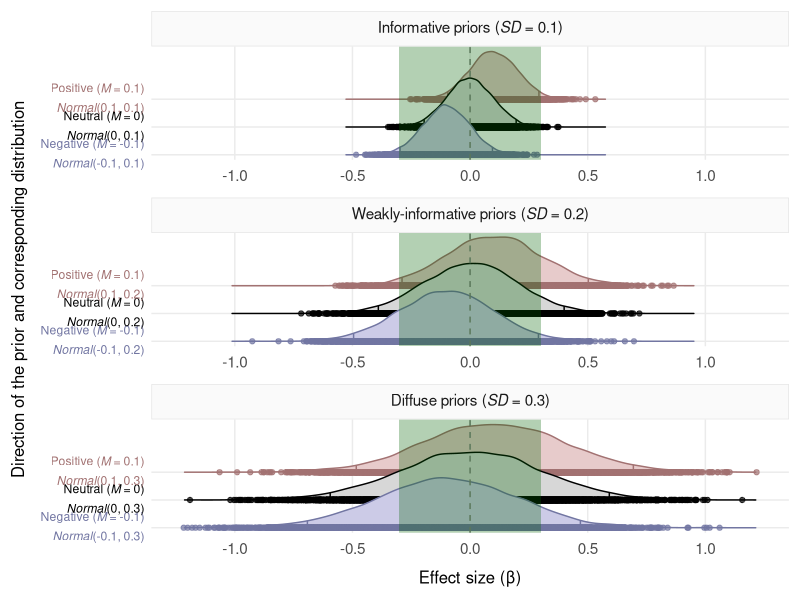

Source code (R):


# Priors used in the Bayesian analyses


library(dplyr)
library(ggplot2)
library(ggridges)
library(ggtext)

# Set seed number to ensure exact reproducibility 
# of the random distributions
set.seed(123)


# Background

# The priors below were established by inspecting the effect sizes obtained
# in previous studies as well as the effect sizes obtained in our 
# frequentist analyses of the present studies, which are contained in the 
# present project. These sources revealed highly-similar ranges. The 
# previous studies that were considered were selected because they 
# implemented experimental experimental paradigms and analytical procedures 
# similar to those used in the current studies. The paradigms were lexical 
# decision, semantic decision or semantic priming with a lexical decision 
# task. The analytical procedures consisted of the z-scoring of the 
# dependent and the independent variables. Two studies matched these 
# characteristics:
# -- Pexman and Yap (2018, Tables 6 and 7, https://doi.org/10.1037/xlm0000499s)
# -- Lim et al. (2020, Table 5, https://doi.org/10.1177/1747021820906566)
# These studies and the frequentist analyses contained in the present 
# project yielded effect sizes smaller than ±0.30. The bounds of this 
# range were determined by determined by the results from Pexman and Yap 
# (2018), who found a word-concreteness effect of β = 0.41 in the 
# concrete-words analysis, and an effect of β = 0.20 in the abstract-words 
# analysis. Since we did not separate abstract from concrete words, we 
# averaged the former values, and set -0.30 as the lower bound, and 0.30 
# as the upper bound.

# Direction of effects

# The sources used to determine the effect size range also revealed that 
# some effects consistently presented a negative direction (e.g., word 
# frequency), whereas some other effects were consistently positive 
# (e.g., number of letters and interstimulus interval). We incorporated 
# direction information into the priors in cases of very consistent 
# patterns, whereas most priors were non-directional. For instance, we 
# did not incorporate information about the direction of the word 
# concreteness effect, as it can vary within various sections of the 
# data (Pexman & Yap, 2018). Some previous studies have integrated 
# effect direction in some priors (Stone et al., 2021, 
# https://doi.org/10.1080/23273798.2021.1921816), but most have not
# (Pregla et al., 2021, https://doi.org/10.1016/j.bandl.2021.105008; 
# Rodríguez-Ferreiro et al., 2020, https://doi.org/10.7717/peerj.9511; 
# Stone et al., 2020, https://doi.org/10.7717/peerj.10438).

# Prior predictive checks

# The range of priors established on this basis consisted of an 
# informative prior (SD = 0.1), a weakly-informative prior 
# (SD = 0.2) and a diffuse prior (SD = 0.3). The adequacy of each 
# of these priors was tested by means of prior predictive checks 
# (see 'bayesian_analysis' folder in each study). The results of 
# these checks suggested that these priors were adequate and that 
# an ex-gaussian distribution should be applied in the models, 
# converging with the findings of Rodríguez-Ferreiro et al. (2020; 
# see supplementary materials via https://doi.org/10.7717/peerj.9511).

# The present range of priors broadly resembles the priors used in 
# previous psycholinguistic studies (Pregla et al., 2021, 
# https://doi.org/10.1016/j.bandl.2021.105008; Stone et al., 2020, 
# https://doi.org/10.7717/peerj.10438; Stone et al., 2021, 
# https://doi.org/10.1080/23273798.2021.1921816). For instance, 
# Stone et al.'s (2020) priors were: Normal(0, 0.1), Normal(0, 0.3) 
# and Normal(0, 1). 

# Prior-sensitivity analyses

# The results based on each of these priors were compared, in the main 
# analyses, to acknowledge the well-known influence of priors on 
# results (Lee & Wagenmakers, 2014, https://doi.org/10.1017/CBO9781139087759; 
# Stone et al., 2020, https://doi.org/10.7717/peerj.10438). These 
# priors were formed of an informative one, a weakly-informative one 
# and a diffuse one. These three types of priors were run in separate 
# models. Thus, in each model, all priors had the same degree of 
# informativeness (for similar approaches, see Pregla et al., 2021, 
# https://doi.org/10.1016/j.bandl.2021.105008; Rodríguez-Ferreiro et 
# al., 2020, https://doi.org/10.7717/peerj.9511; Stone et al., 2020, 
# https://doi.org/10.7717/peerj.10438; Stone et al., 2021, 
# https://doi.org/10.1080/23273798.2021.1921816).

####################################################################


# This code

# The code below plots all our types of priors. Each distribution 
# contains 10,000 simulations, resulting in 90,000 rows.

# The green vertical rectangle shows the range of plausible effect 
# sizes based on previous studies that applied a similar analysis 
# (Lim et al., 2020, https://doi.org/10.1177/1747021820906566; 
# Pexman & Yap, 2018, https://doi.org/10.1037/xlm0000499) as 
# well as on the frequentist analyses of the current data.


priors = data.frame(
  
  informativeness = 
    as.factor(c(rep('Informative priors (*SD* = 0.1)', 30000),
                rep('Weakly-informative priors (*SD* = 0.2)', 30000),
                rep('Diffuse priors (*SD* = 0.3)', 30000))), 
  
  direction = as.factor(c(rep('negative', 10000), 
                          rep('neutral', 10000),
                          rep('positive', 10000),
                          rep('negative', 10000), 
                          rep('neutral', 10000),
                          rep('positive', 10000),
                          rep('negative', 10000), 
                          rep('neutral', 10000),
                          rep('positive', 10000))),
  
  direction_and_distribution = 
    as.factor(c(rep('Negative (*M* = -0.1)<br>*Normal*(-0.1, 0.1)', 10000), 
                rep('Neutral (*M* = 0)<br>*Normal*(0, 0.1)', 10000),
                rep('Positive (*M* = 0.1)<br>*Normal*(0.1, 0.1)', 10000),
                rep('Negative (*M* = -0.1)<br>*Normal*(-0.1, 0.2)', 10000),
                rep('Neutral (*M* = 0)<br>*Normal*(0, 0.2)', 10000),
                rep('Positive (*M* = 0.1)<br>*Normal*(0.1, 0.2)', 10000),
                rep('Negative (*M* = -0.1)<br>*Normal*(-0.1, 0.3)', 10000), 
                rep('Neutral (*M* = 0)<br>*Normal*(0, 0.3)', 10000),
                rep('Positive (*M* = 0.1)<br>*Normal*(0.1, 0.3)', 10000))),
  
  estimate = c(rnorm(10000, m = -0.1, sd = 0.1),
               rnorm(10000, m = 0, sd = 0.1),
               rnorm(10000, m = 0.1, sd = 0.1),
               rnorm(10000, m = -0.1, sd = 0.2),
               rnorm(10000, m = 0, sd = 0.2),
               rnorm(10000, m = 0.1, sd = 0.2),
               rnorm(10000, m = -0.1, sd = 0.3),
               rnorm(10000, m = 0, sd = 0.3),
               rnorm(10000, m = 0.1, sd = 0.3))
)

# Order factor levels

priors$informativeness = 
  ordered(priors$informativeness, 
          levels = c('Informative priors (*SD* = 0.1)', 
                     'Weakly-informative priors (*SD* = 0.2)', 
                     'Diffuse priors (*SD* = 0.3)'))

priors$direction = 
  ordered(priors$direction, 
          levels = c('negative', 'neutral', 'positive'))

priors$direction_and_distribution =
  ordered(priors$direction_and_distribution,
          levels = c('Negative (*M* = -0.1)<br>*Normal*(-0.1, 0.1)', 
                     'Neutral (*M* = 0)<br>*Normal*(0, 0.1)',
                     'Positive (*M* = 0.1)<br>*Normal*(0.1, 0.1)',
                     'Negative (*M* = -0.1)<br>*Normal*(-0.1, 0.2)', 
                     'Neutral (*M* = 0)<br>*Normal*(0, 0.2)',
                     'Positive (*M* = 0.1)<br>*Normal*(0.1, 0.2)',
                     'Negative (*M* = -0.1)<br>*Normal*(-0.1, 0.3)', 
                     'Neutral (*M* = 0)<br>*Normal*(0, 0.3)',
                     'Positive (*M* = 0.1)<br>*Normal*(0.1, 0.3)'))


# PLOT zone

colours = c('#7276A2', 'black', '#A27272')
fill_colours = c('#CCCBE7', '#D7D7D7', '#E7CBCB')

# Initialise plot (`aes` specified separately to allow 
# use of `geom_rect` at the end)
(
  ggplot() +
    
    # Turn to the distributions
    stat_density_ridges(data = priors, 
                        aes(x = estimate, y = direction_and_distribution, 
                            color = direction, fill = direction),
                        geom = 'density_ridges_gradient', alpha = 0.7, 
                        jittered_points = TRUE, quantile_lines = TRUE, 
                        quantiles = c(0.025, 0.975), show.legend = F) +
    scale_color_manual(values = colours) + 
    scale_fill_manual(values = fill_colours) + 
    # Adjust X axis to the random distributions obtained
    scale_x_continuous(limits = c(min(priors$estimate), 
                                  max(priors$estimate)), 
                       n.breaks = 6, expand = c(0.04, 0.04)) +
    scale_y_discrete(expand = expansion(add = c(0.18, 1.9))) +
    # Facets containing the three models varying in informativeness
    facet_wrap(vars(informativeness), scales = 'free', dir = 'v') +
    # Vertical line at x = 0
    geom_vline(xintercept = 0, linetype = 'dashed', color = 'grey50') +
    xlab('Effect size (&beta;)') + 
    ylab('Direction of the prior and corresponding distribution') +
    theme_minimal() +
    theme(axis.title.x = ggtext::element_markdown(size = 12, margin = margin(t = 9)),
          axis.text.x = ggtext::element_markdown(size = 11, margin = margin(t = 4)),
          axis.title.y = ggtext::element_markdown(size = 12, margin = margin(r = 9)),
          axis.text.y = ggtext::element_markdown(lineheight = 1.6, colour = colours),
          strip.background = element_rect(fill = 'grey98', colour = 'grey90',
                                          linetype = 'solid'),
          strip.text = element_markdown(size = 11, margin = margin(t = 7, b = 7)),
          panel.spacing.y = unit(9, 'pt'), panel.grid.minor = element_blank(), 
          plot.margin = margin(8, 8, 9, 8)
    ) +
    
    # Shaded rectangle containing range of previous effects
    geom_rect(data = data.frame(x = 1), xmin = -0.3, xmax = 0.3, 
              ymin = -Inf, ymax = Inf, fill = 'darkgreen', alpha = .3)
) %>%
  
  # Save plot to disk 
  ggsave(filename = 'bayesian_priors/plots/bayesian_priors.pdf', 
         device = cairo_pdf, bg = 'white', width = 5, height = 8, dpi = 900)



